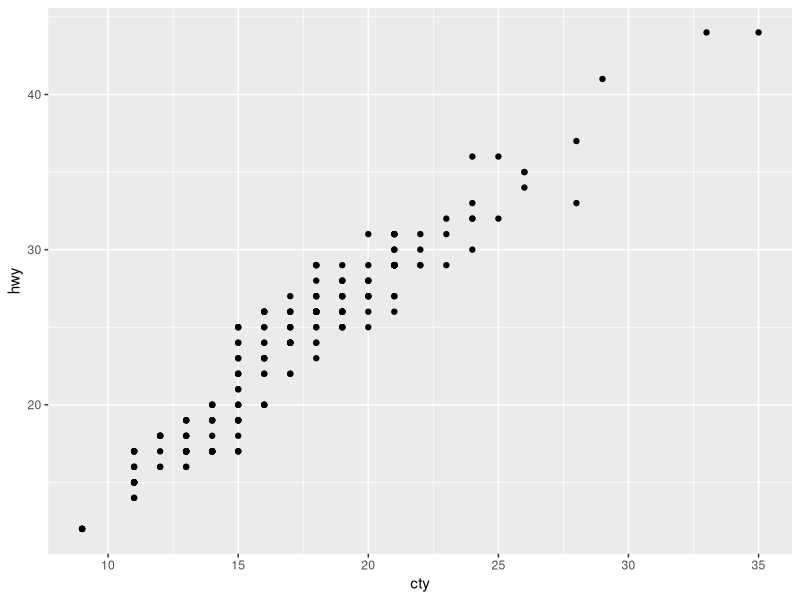
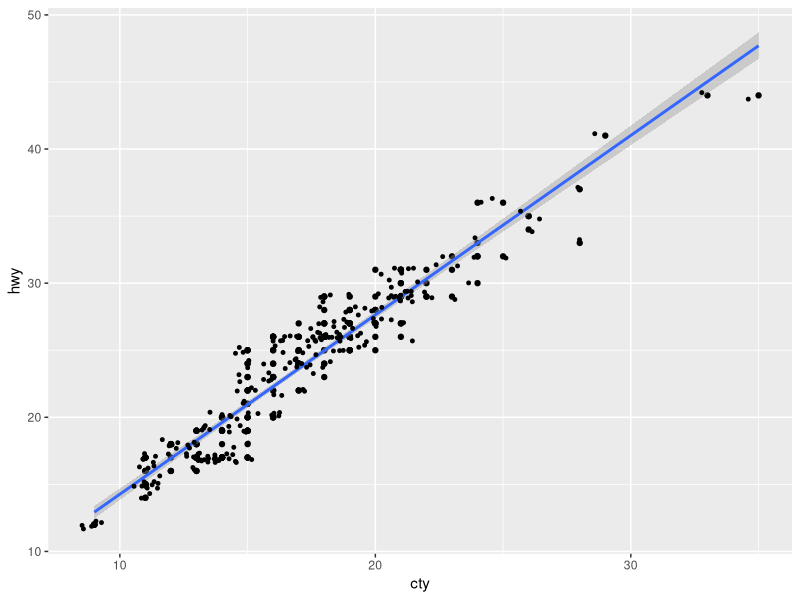
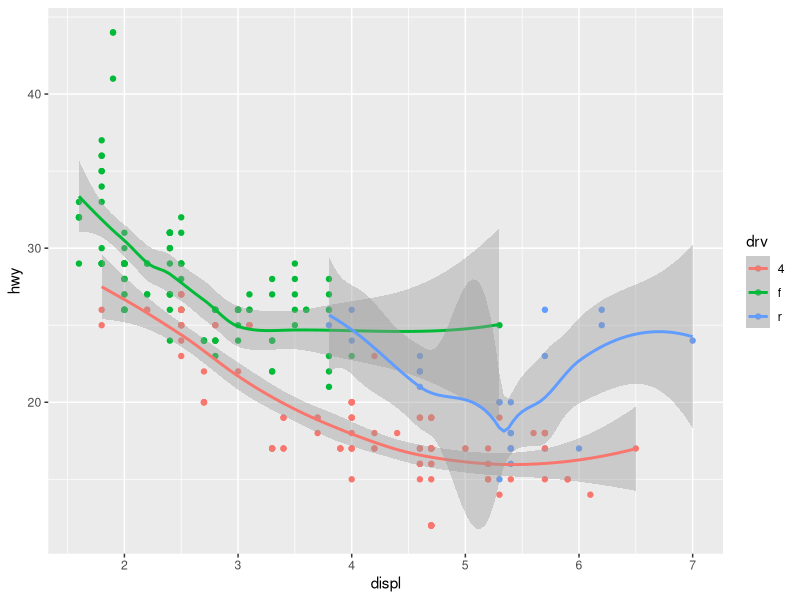
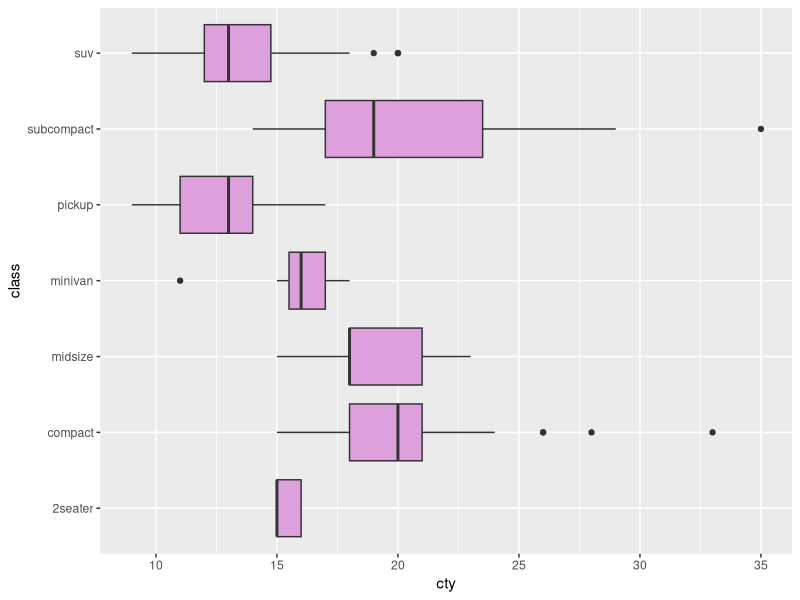
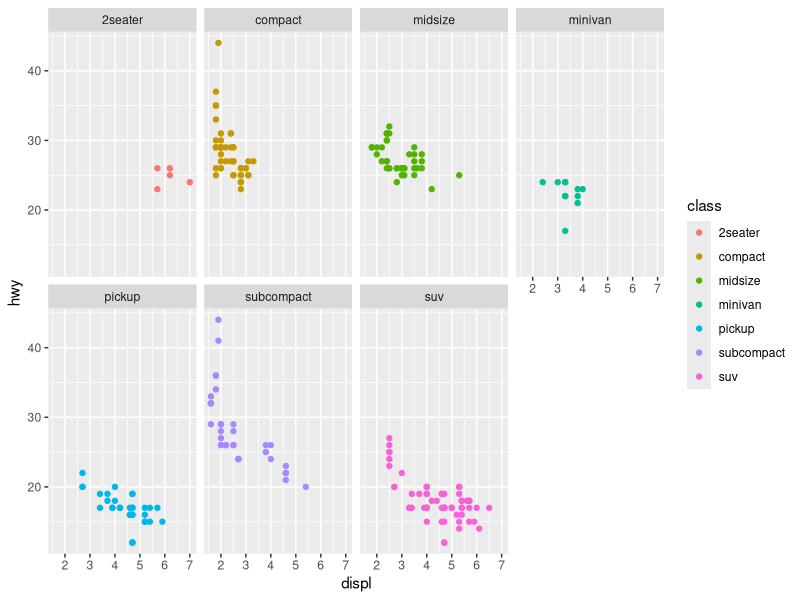
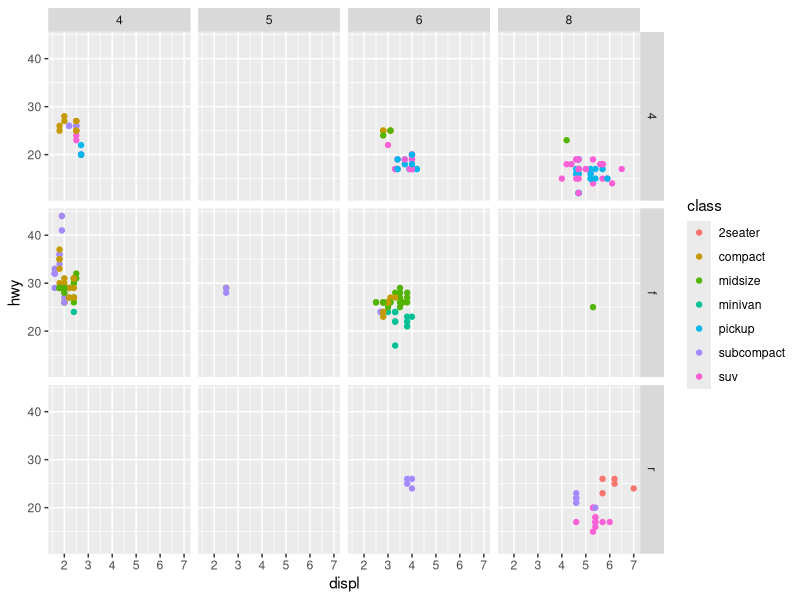
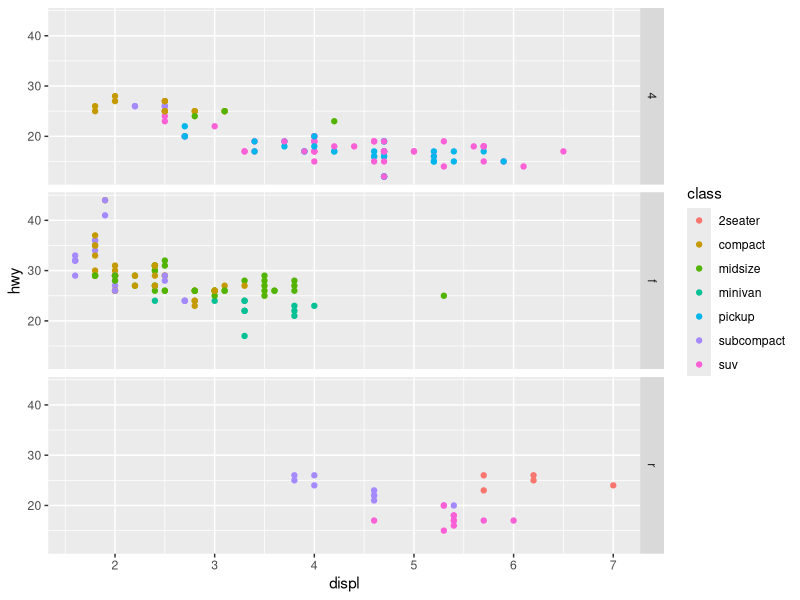
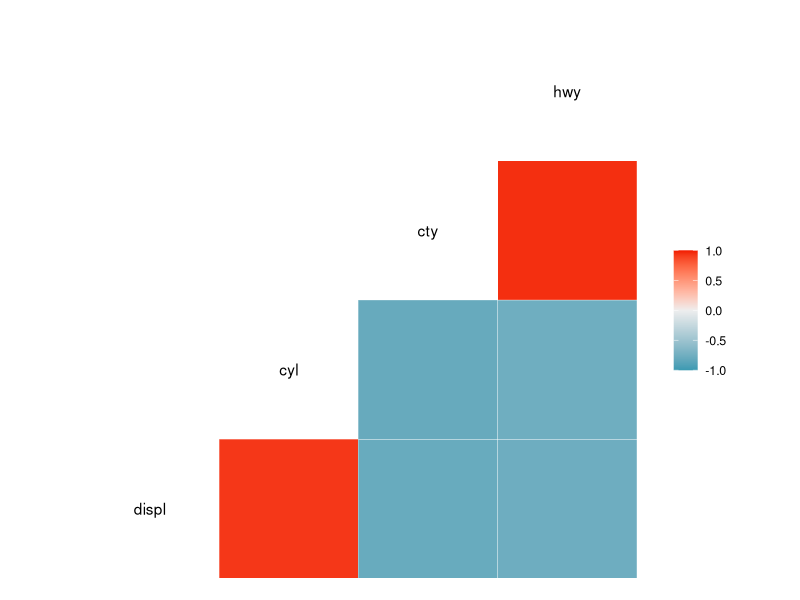

These figures' R source, in order: (Note: this script raises an error after producing the figures.)
library(ggplot2)
library(dplyr)
library(tidyr)

data(mpg)

x11()
ggplot(data=mpg, mapping = aes(x = cty, y=hwy)) + geom_point()

x11()
ggplot(data = mpg, mapping = aes(x=cty, y = hwy)) + geom_point()+ geom_smooth(method = "lm") + geom_jitter(width=0.5 , size = 1)

x11()
ggplot(data = mpg, mapping = aes(x=displ, y=hwy, color=drv)) + geom_point() + geom_smooth()

x11()
ggplot(data=mpg, mapping = aes(x=cty, y=class)) + geom_boxplot(fill="plum")

x11()
ggplot(data = mpg) + geom_point(mapping = aes(x=displ, y=hwy, color=class)) + facet_wrap(~ class, nrow=2)

x11()
ggplot(data = mpg) + geom_point(mapping = aes(x=displ, y=hwy, color=class)) + facet_grid(drv ~ cyl)

x11()
ggplot(data = mpg) + geom_point(mapping = aes(x=displ, y=hwy, color=class)) + facet_grid(drv ~.)


#Correlaciones
library(GGally)
varNum <- c('displ', 'cyl', 'cty', 'hwy')
#Grafico de correlacion
x11()
ggcorr(mpg[,varNum])
x11()

#Grafico de correlacion de datos con etiquetas de valores
ggcorr(mpg[,varNum],
       nbreaks = 6,
       label = TRUE,
       label_size = 5,
       color = 'grey50')


print(varNum)
dataAutosNum <- mpg[,varNum]
View(dataAutosNum)

x11()
ggpairs(dataAutosNum, columns = varNum, title = "Análisis de correlacion", 
        upper = list(continuous = wrap("cor", size=3)),
        lower = list(continuous = wrap("smooth", alpha=0.3, size=0.3)))



######## CRAMER´s #########################

cramersS <- function(X, Y) {
  freqIndx <- table(X)
  freqIndy <- table(Y)
  freqObsxy <- table(Y, X)
  
  pxy_mat <- freqObsxy
  dimPXY <- dim(pxy_mat) # [1] número de filas (Y), [2] número de columnas (X)
  
  # 1. Corrección de ncol y dimensiones
  freqx_mat <- matrix(freqIndx,
                      nrow = dimPXY[1],
                      ncol = dimPXY[2],
                      byrow = TRUE)
  
  freqy_mat <- matrix(freqIndy,
                      nrow = dimPXY[1],
                      ncol = dimPXY[2],
                      byrow = FALSE)
  
  N <- length(X)
  mxy_mat <- (freqx_mat * freqy_mat) / N
  
  # Cálculo de Chi-cuadrado
  XsquareM <- ((pxy_mat - mxy_mat)^2) / mxy_mat
  Xsquare <- sum(XsquareM)
  
  Rx <- length(freqIndx)
  Ky <- length(freqIndy)
  
  min_dim <- min(Rx - 1, Ky - 1)
  
  # Manejo de casos donde min_dim == 0 para evitar división por cero
  if (min_dim == 0) {
    cramersCoef <- 0
  } else {
    cramersCoef <- sqrt(Xsquare / (N * min_dim))
  }
  
  return(cramersCoef)
}
library(reshape2)
namescategoricas <- c('model', 'year', 'trans', 'drv', 'fl', 'class')
cramersMat <- sapply(namescategoricas, function(X)
                  sapply(namescategoricas, function(Y) cramersS(mpg[[X]], mpg[[Y]])))

print(cramersMat)
cramersMat <- as.data.frame(cramersMat)
results <- melt(cramersMat, value.name = "coefCramers")
varsY <- rep(namescategoricas, 6)
print(varsY)
result <- cbind(results, varsY)
print(result)
names(result) <- c("varX", "coefCramers", "varY")
print(result)



#Heatmap vizualizacion con ggplot
results[,1] <- factor(result[,1])
g <- ggplot(results, aes(factor(varX, levels = namescategoricas),
                         factor(varY, levels = namescategoricas))) + 
  geom_tile(aes(fill = coefCramers), colour = "black") + 
  geom_text(aes(label = round(coefCramers,2)))+
  theme(axis.text.x = element_text(angle = 45, hjust = 1))+
  scale_fill_gradient(low="white", high = "steelblue") +
  theme_bw() +xlab(NULL) + ylab(NULL) +
  theme(axis.text.x = element_text(angle = -90, hjust = 0))+
  ggtitle("Cramer's V heatmap")
g
x11()
g









print(cramersMat)

# 1. Convertimos la matriz a Data Frame
cramersMat_df <- as.data.frame(cramersMat)

# 2. Aplicamos melt para transformar de formato ancho a formato largo
results <- melt(cramersMat_df, value.name = "coefCramers")

# 3. Creamos la columna varY para emparejar cada combinación
varsY <- rep(namescategoricas, times = length(namescategoricas))

# 4. Construimos el data frame final unificado 'df_heatmap'
df_heatmap <- data.frame(
  varX = results$variable,
  varY = varsY,
  coefCramers = results$coefCramers
)

# 5. Convertimos a factor ordenado para mantener la estructura en el gráfico
df_heatmap$varX <- factor(df_heatmap$varX, levels = namescategoricas)
df_heatmap$varY <- factor(df_heatmap$varY, levels = namescategoricas)

print("--- Data Frame preparado para Heatmap ---")
print(df_heatmap)


g <- ggplot(df_heatmap, aes(x = varX, y = varY)) + 
  geom_tile(aes(fill = coefCramers), colour = "black") + 
  scale_fill_gradient(low = "white", high = "steelblue", limits = c(0, 1)) +
  labs(
    title = "Cramer's V Heatmap",
    x = NULL,
    y = NULL,
    fill = "Cramer's V"
  ) +
  geom_text(aes(label = round(coefCramers,2)))+
  theme_bw() +
  theme(
    axis.text.x = element_text(angle = 45, hjust = 1, vjust = 1),
    panel.grid = element_blank()
  )

# Desplegar el gráfico
g
x11()
g
